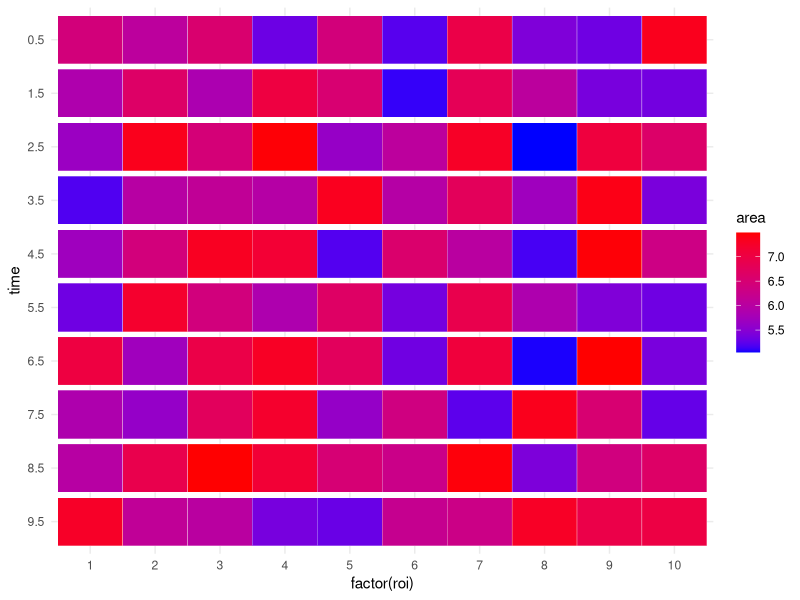

Here is the R script that generated this plot:
## ---- chunk 1
library(ggplot2)
df=data.frame(time=as.factor(rep(0.5:9.5,each=10)), roi=rep(1:10,10), area=runif(100, 5.0, 7.5))

df$time <- factor(df$time, levels=rev(levels(df$time)))

ggplot(data=df, aes(y=factor(roi), x=time, fill = area)) + theme_minimal()  + coord_flip() +
  geom_tile(colour = "white", width = .9, height = 1) + scale_fill_gradient(low="blue", high="red")
